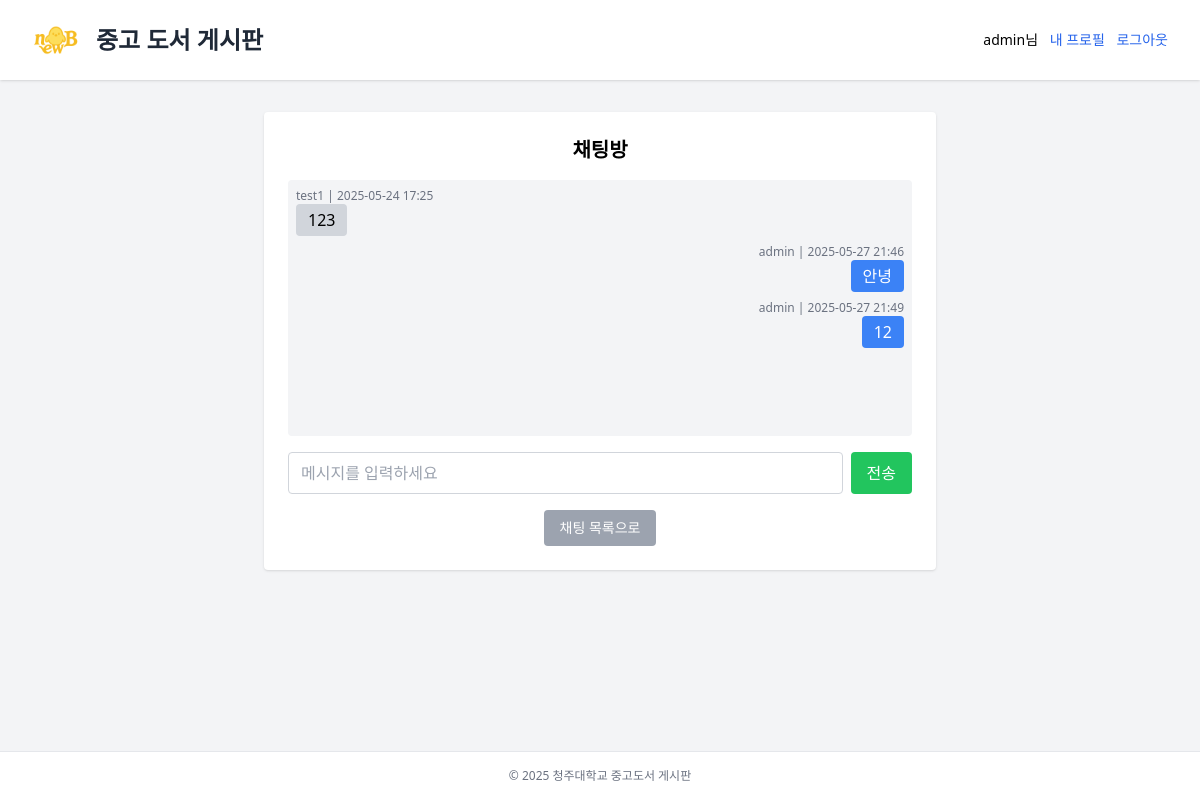
Screenshot of /chat/room/1/ (signed in) with the database file from the repository.
### chat/models.py (models this page shows, shortened)
class Message(models.Model):
    room = models.ForeignKey(ChatRoom, on_delete=models.CASCADE, related_name='messages')
    sender = models.ForeignKey(User, on_delete=models.CASCADE)
    text = models.TextField()
    created_at = models.DateTimeField(auto_now_add=True)

### chat/views.py (the view)
# urls.py: path('room/<int:room_id>/', views.room_detail, name='room_detail'),
@login_required
def room_detail(request, room_id):
    room = get_object_or_404(ChatRoom, id=room_id, participants=request.user)
    if request.method == 'POST':
        text = request.POST.get('text')
        if text:
            Message.objects.create(room=room, sender=request.user, text=text)
            return redirect('chat:room_detail', room_id=room.id)  # 새로고침으로 반영!
    messages = room.messages.order_by('created_at')
    return render(request, 'chat/room_detail.html', {
        'room': room,
        'messages': messages,
    })

### templates/chat/room_detail.html (shortened to what this page needs)
{% extends "base_book.html" %}
{% block content %}
<div class="max-w-2xl mx-auto bg-white p-6 rounded shadow">
  <h2 class="text-xl font-bold mb-4 text-center">채팅방</h2>
  <div id="chat-log" class="space-y-2 mb-4 h-64 overflow-y-auto bg-gray-100 p-2 rounded">
    {% for message in messages %}
      <div class="{% if message.sender == user %}text-right{% else %}text-left{% endif %}">
        <p class="text-xs text-gray-500">{{ message.sender.username }} | {{ message.created_at|date:"Y-m-d H:i" }}</p>
        <p class="inline-block px-3 py-1 rounded {% if message.sender == user %}bg-blue-500 text-white{% else %}bg-gray-300 text-black{% endif %}">{{ message.text }}</p>
      </div>
    {% endfor %}
  </div>
  <form method="post" class="flex gap-2 mt-4">
    <input type="text" name="text" placeholder="메시지를 입력하세요" required
           class="flex-grow border border-gray-300 rounded px-3 py-2 focus:outline-none focus:ring focus:border-blue-300">
    <button type="submit"
            class="px-4 py-2 bg-green-500 text-white rounded hover:bg-green-600 transition">전송</button>
  </form>
  <div class="mt-4 text-center">
    <a href="{% url 'chat:chat_list' %}"
       class="inline-block px-4 py-2 bg-gray-400 text-white rounded hover:bg-gray-500 transition text-sm">채팅 목록으로</a>
  </div>
</div>
{% endblock %}

### templates/base_book.html (shortened to what this page needs)
{% load static %}
<!DOCTYPE html>
<html lang="ko">
<head>
  <script src="https://cdn.tailwindcss.com"></script>
</head>
<body class="bg-gray-100 min-h-screen flex flex-col">
  <header class="bg-white shadow py-4 px-8 flex justify-between items-center">
    <div class="flex items-center gap-4">
      <a href="{% url 'calendar_app:calendar' %}">
      <img src="{% static 'images/cheongju_logo_01.png' %}" alt="청주대 로고" class="h-12">
      </a>
      <h1 class="text-2xl font-bold text-gray-800">중고 도서 게시판</h1>
    </div>
    <div class="text-sm">
      {% if user.is_authenticated %}
        <span class="mr-2">{{ user.username }}님</span>
        <a href="{% url 'profile' %}" class="text-blue-600 hover:underline mr-2">내 프로필</a>
        <form action="{% url 'logout' %}" method="post" class="inline">
          <button type="submit" class="text-blue-600 hover:underline">로그아웃</button>
        </form>
      {% else %}
        <a href="{% url 'login' %}" class="text-blue-600 hover:underline mr-2">로그인</a>
        <a href="{% url 'signup' %}" class="text-blue-600 hover:underline">회원가입</a>
      {% endif %}
    </div>
  </header>
  <main class="flex-grow container mx-auto px-4 py-8">
    {% block content %}{% endblock %}
  </main>
  <footer class="bg-white text-center py-4 text-xs text-gray-500 border-t">
    &copy; 2025 청주대학교 중고도서 게시판
  </footer>
</body>
</html>

### templates/base_book.html (style rules this page uses)
input[type="text"], input[type="number"], textarea { transition: box-shadow 0.2s ease-in-out, border-color 0.2s ease-in-out; }

### rows the page displays
Message: sender.username "test1", created_at "2025-05-24 17:25", text "123"
Message: sender.username "admin", created_at "2025-05-27 21:46", text "안녕"
Message: sender.username "admin", created_at "2025-05-27 21:49", text "12"

### other values shown
{{ user.username }} "admin"
